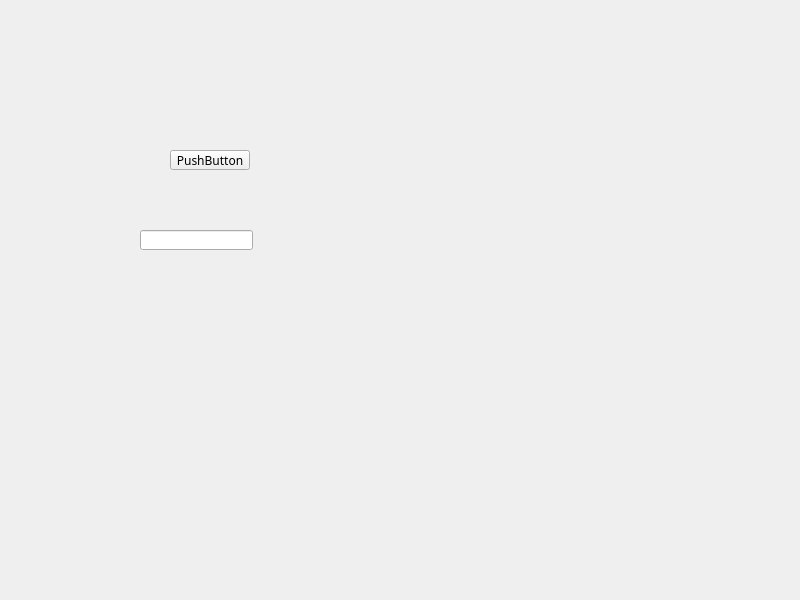
<?xml version="1.0" encoding="UTF-8"?>
<ui version="4.0">
 <class>Widget</class>
 <widget class="QWidget" name="Widget">
  <property name="geometry">
   <rect>
    <x>0</x>
    <y>0</y>
    <width>800</width>
    <height>600</height>
   </rect>
  </property>
  <property name="font">
   <font>
    <family>.苹方-简</family>
   </font>
  </property>
  <property name="windowTitle">
   <string>Widget</string>
  </property>
  <widget class="QPushButton" name="pushButton">
   <property name="geometry">
    <rect>
     <x>170</x>
     <y>150</y>
     <width>80</width>
     <height>20</height>
    </rect>
   </property>
   <property name="cursor">
    <cursorShape>ArrowCursor</cursorShape>
   </property>
   <property name="toolTip">
    <string/>
   </property>
   <property name="toolTipDuration">
    <number>0</number>
   </property>
   <property name="text">
    <string>PushButton</string>
   </property>
  </widget>
  <widget class="QLineEdit" name="lineEdit">
   <property name="geometry">
    <rect>
     <x>140</x>
     <y>230</y>
     <width>113</width>
     <height>20</height>
    </rect>
   </property>
   <property name="focusPolicy">
    <enum>Qt::StrongFocus</enum>
   </property>
   <property name="styleSheet">
    <string notr="true"> </string>
   </property>
  </widget>
 </widget>
 <resources/>
 <connections/>
</ui>
